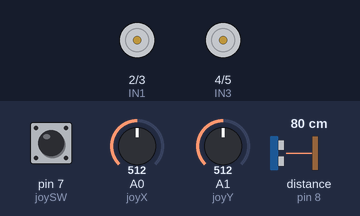
The sketch below on a simulated Arduino Uno, built with avr-gcc and run on an emulated ATmega328P. On the bench: motor-driver pin pairs drawn as motors (green arrow = first pin HIGH = forward, orange = second pin HIGH = backward, longer = more drive, scaled by the enable pin). Wiring (inferred from the names in the program): ultrasonic range finder: trigger pin 6; echo pin 8. The inputs (shaded band) are chosen by the test bench; at power-on: A0 (joyX) = 512, A1 (joyY) = 512, pin 7 (joySW) HIGH, distance to the obstacle (sensor on pin 8) 80 cm. The echo pulse lasts 58.3 µs per cm.

Above: at 1.2 s.
1.3 s: A0 (joyX) set to 594
2.8 s: A0 (joyX) set to 630
5.8 s: A1 (joyY) set to 716
At 6.7 s:
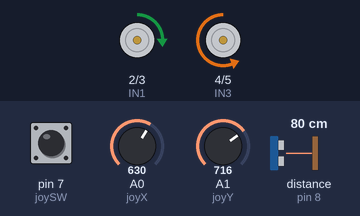
8.8 s: A0 (joyX) set to 40
At 11.3 s:
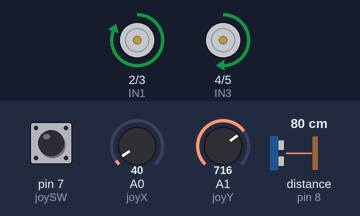
11.8 s: A1 (joyY) set to 698
14.8 s: A1 (joyY) set to 511
At 15.7 s:
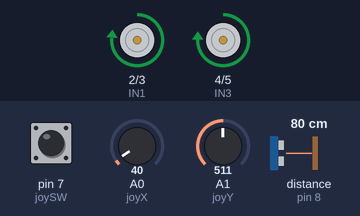
Timing chart, 0 to 18.8 s (numbered marks = the images above; inputs shaded):
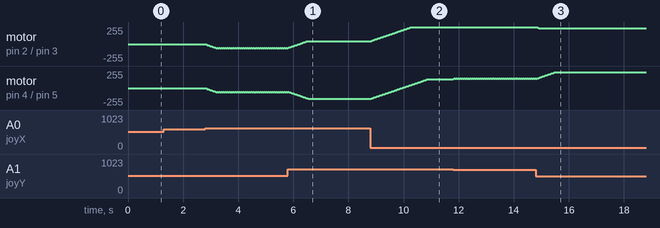

Measured:
- after the input at 1.3 s, every drawn part: stays the same
- after the input at 8.8 s, motor on pin 4 (IN3) / pin 5 (IN4): moves from backward 160/255 to forward 135/255 over 2.1 s, starting at once
- after the input at 11.8 s, motor on pin 4 (IN3) / pin 5 (IN4): alternates forward 145/255 for 0.04 s and forward 140/255 for 0.04 s, starting at once

The sketch:

Smart_WheelChair.ino
```cpp
#include <SoftwareSerial.h>

#define IN1 2
#define IN2 3
#define IN3 4
#define IN4 5
#define ENA 9
#define ENB 10

#define joyX A0
#define joyY A1
#define joySW 7

#define TRIG 6
#define ECHO 8

int xValue, yValue, buttonState;
int rightSpeed, leftSpeed;
int currentRight = 0, currentLeft = 0;

long getDistance() {
  digitalWrite(TRIG, LOW);
  delayMicroseconds(2);
  digitalWrite(TRIG, HIGH);
  delayMicroseconds(10);
  digitalWrite(TRIG, LOW);
  long duration = pulseIn(ECHO, HIGH);
  return duration * 0.034 / 2;
}

void setup() {
  pinMode(IN1, OUTPUT);
  pinMode(IN2, OUTPUT);
  pinMode(IN3, OUTPUT);
  pinMode(IN4, OUTPUT);
  pinMode(ENA, OUTPUT);
  pinMode(ENB, OUTPUT);

  pinMode(joyX, INPUT);
  pinMode(joyY, INPUT);
  pinMode(joySW, INPUT_PULLUP);

  pinMode(TRIG, OUTPUT);
  pinMode(ECHO, INPUT);

  Serial.begin(9600);
}

void loop() {
  long d = getDistance();
  if (d < 30) {
    stopMotors();
    return;
  }

  xValue = analogRead(joyX);
  yValue = analogRead(joyY);
  buttonState = digitalRead(joySW);

  if (buttonState == LOW) {
    stopMotors();
    delay(200);
    return;
  }

  int moveValue = map(yValue, 0, 1023, -255, 255);
  int turnValue = map(xValue, 0, 1023, -255, 255);

  // Invert joystick directions
  moveValue = -moveValue;  // Forward becomes backward
  turnValue = -turnValue;  // Left becomes right

  if (abs(moveValue) < 50) moveValue = 0;
  if (abs(turnValue) < 50) turnValue = 0;

  // Swap move and turn to keep smooth control like before
  int temp = moveValue;
  moveValue = turnValue;
  turnValue = temp;

  rightSpeed = constrain(moveValue - turnValue, -255, 255);
  leftSpeed  = constrain(moveValue + turnValue, -255, 255);

  currentRight = smoothChange(currentRight, rightSpeed, 5);
  currentLeft  = smoothChange(currentLeft, leftSpeed, 5);

  setMotor(ENA, IN1, IN2, currentRight);
  setMotor(ENB, IN3, IN4, currentLeft);

  delay(30);
}

int smoothChange(int current, int target, int step) {
  if (current < target) current += step;
  else if (current > target) current -= step;
  return current;
}

void setMotor(int EN, int INa, int INb, int speed) {
  if (speed > 0) {
    digitalWrite(INa, HIGH);
    digitalWrite(INb, LOW);
  } else if (speed < 0) {
    digitalWrite(INa, LOW);
    digitalWrite(INb, HIGH);
  } else {
    digitalWrite(INa, LOW);
    digitalWrite(INb, LOW);
  }
  analogWrite(EN, abs(speed));
}

void stopMotors() {
  digitalWrite(IN1, LOW);
  digitalWrite(IN2, LOW);
  digitalWrite(IN3, LOW);
  digitalWrite(IN4, LOW);
  analogWrite(ENA, 0);
  analogWrite(ENB, 0);
}
```
